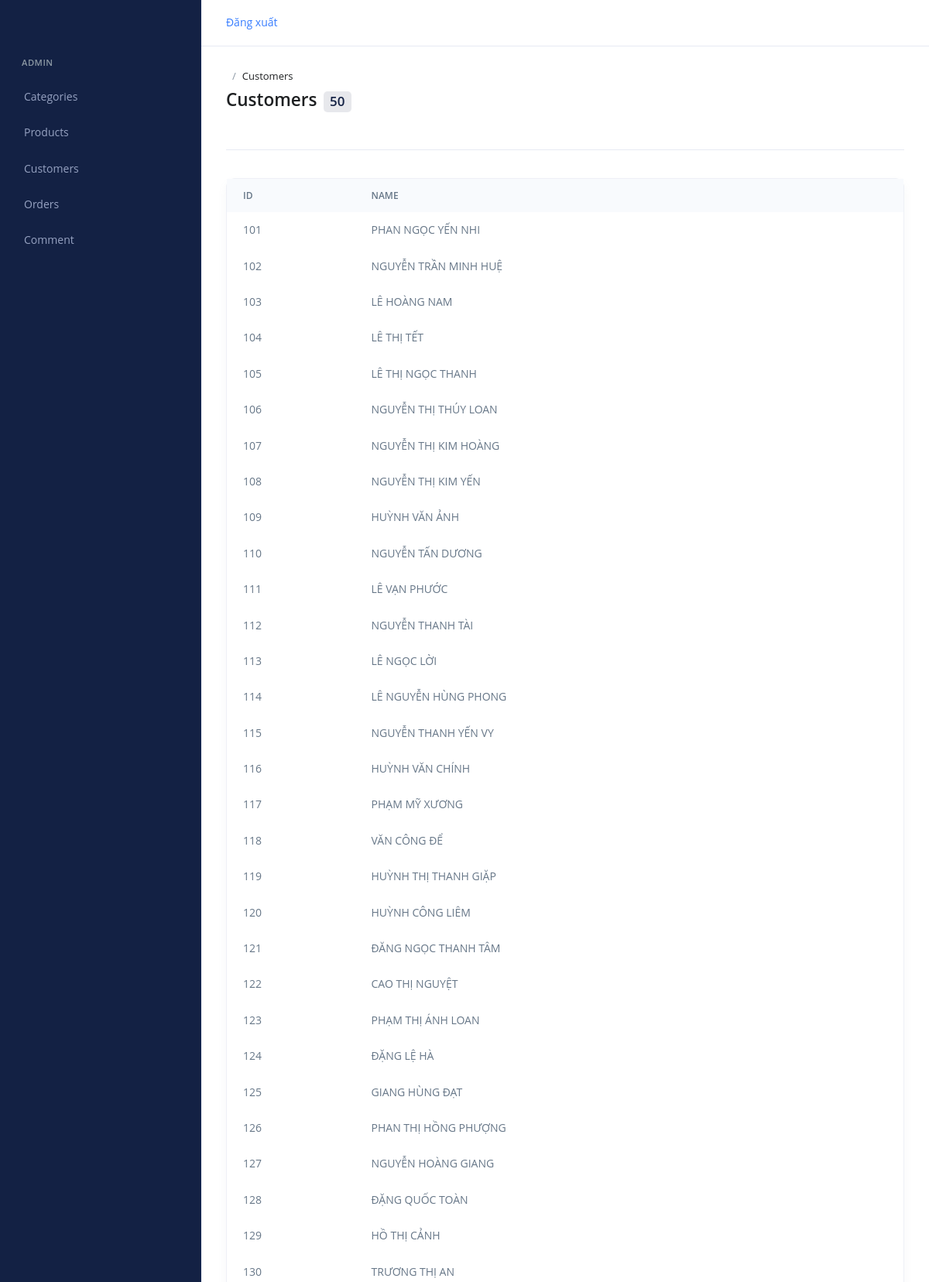
The app's page /Customer/index (signed in, upper part) with its own data.
### tables this page shows
CREATE TABLE `customer` (
  `customer_id` int(11) NOT NULL,
  `customer_name` varchar(255) DEFAULT NULL
);

### core/Controller.php (called while the page is built, shortened)
<?php
    class Controller{
        public function modal($modal){
            return new $modal;
        }
        public function view($view, $data = []){
            require_once "./mvc/views/".$view.".php";
        }
    }
?>

### mvc/controllers/Customer.php (called while the page is built, shortened)
<?php
    class Customer extends Controller{
        function index(){
            $customer = $this->modal("CustomerModal");
            $layout = $this->view("layouts/admin", ["admin_page"=>"admin/customers/index", "admin_header"=>"shared/admin_header", "admin_sidebar"=>"shared/admin_sidebar", "customers"=>$customer->getAllCustomer()]);
        }
    }
?>

### core/App.php (called while the page is built, shortened)
<?php
    class App{
        protected $action = "index";
        function __construct()
        {
            $url_arr = $this->getURL();
            if(isset($url_arr[0])){
                unset($url_arr[0]);
            }
            $this->page = new $this->page;
            if(isset($url_arr[1])){
                if(method_exists($this->page, $url_arr[1])){
                    $this->action = $url_arr[1];
                }
                unset($url_arr[1]);
            }
            $this->params = $url_arr?array_values($url_arr):[];
            call_user_func_array([$this->page, $this->action], $this->params);
        }
        function getURL(){
            if(isset($_GET["url"])){
                return explode("/", filter_var(trim($_GET["url"])));
            }
        }
    }
?>

### index.php (called while the page is built, shortened)
<?php
    require_once "./core/App.php";
    require_once "./core/Controller.php";
    require_once "./core/Database.php";
    $myApp = new App();
?>

### core/Database.php (called while the page is built, shortened)
<?php
    class Database{
        public $servername = "localhost";
        public $username = "root";
        public $password = "";
        public $dbname = "web212";
        function __construct(){
            $this->con = mysqli_connect($this->servername, $this->username, $this->password, $this->dbname);
        }
    }
?>

### mvc/modals/CustomerModal.php (called while the page is built)
<?php
    class CustomerModal extends Database{
        public function getAllCustomer(){
            $qr = "SELECT * FROM customer";
            return mysqli_query($this->con, $qr);
        }
    }
?>

### mvc/views/admin/customers/index.php (the view, shortened to what this page needs)
<div class="page-header">
  <div class="row align-items-center mb-3">
    <div class="col-sm mb-2 mb-sm-0">
      <nav aria-label="breadcrumb">
        <ol class="breadcrumb breadcrumb-no-gutter">
          <li class="breadcrumb-item active" aria-current="page">Customers</li>
        </ol>
      </nav>
      <h1 class="page-header-title">Customers<span class="badge badge-soft-dark ml-2"><?php echo mysqli_num_rows($data["customers"])?></span></h1>
    </div>
  </div>
</div>
<div class="card">
  <div class="table-responsive">
    <table class="table table-borderless card-table">
      <thead class="thead-light">
      <tr>
        <th>ID</th>
        <th>Name</th>
        <th colspan="2"></th>
      </tr>
      </thead>
      <tbody>
      <?php
        while($row = mysqli_fetch_array($data["customers"])){
      ?>
        <tr>
          <td><?php echo $row["customer_id"] ?></td>
          <td><?php echo $row["customer_name"] ?></td>
        </tr>
      <?php
        }
      ?>
      </tbody>
    </table>
  </div>
</div>

### records on screen
customer: customer_id "101", customer_name "PHAN NGỌC YẾN NHI"
customer: customer_id "102", customer_name "NGUYỄN TRẦN MINH HUỆ"
customer: customer_id "103", customer_name "LÊ HOÀNG NAM"
customer: customer_id "104", customer_name "LÊ THỊ TẾT"
customer: customer_id "105", customer_name "LÊ THỊ NGỌC THANH"
customer: customer_id "106", customer_name "NGUYỄN THỊ THÚY LOAN"
customer: customer_id "107", customer_name "NGUYỄN THỊ KIM HOÀNG"
customer: customer_id "108", customer_name "NGUYỄN THỊ KIM YẾN"
customer: customer_id "109", customer_name "HUỲNH VĂN ẢNH"
customer: customer_id "110", customer_name "NGUYỄN TẤN DƯƠNG"
customer: customer_id "111", customer_name "LÊ VẠN PHƯỚC"
customer: customer_id "112", customer_name "NGUYỄN THANH TÀI"
customer: customer_id "113", customer_name "LÊ NGỌC LỜI"
customer: customer_id "114", customer_name "LÊ NGUYỄN HÙNG PHONG"
customer: customer_id "115", customer_name "NGUYỄN THANH YẾN VY"
customer: customer_id "116", customer_name "HUỲNH VĂN CHÍNH"
customer: customer_id "117", customer_name "PHẠM MỸ XƯƠNG"
customer: customer_id "118", customer_name "VĂN CÔNG ĐỂ"
customer: customer_id "119", customer_name "HUỲNH THỊ THANH GIẶP"
customer: customer_id "120", customer_name "HUỲNH CÔNG LIÊM"
customer: customer_id "121", customer_name "ĐĂNG NGỌC THANH TÂM"
customer: customer_id "122", customer_name "CAO THỊ NGUYỆT"
customer: customer_id "123", customer_name "PHẠM THỊ ÁNH LOAN"
customer: customer_id "124", customer_name "ĐẶNG LỆ HÀ"
customer: customer_id "125", customer_name "GIANG HÙNG ĐẠT"
customer: customer_id "126", customer_name "PHAN THỊ HỒNG PHƯỢNG"
customer: customer_id "127", customer_name "NGUYỄN HOÀNG GIANG"
customer: customer_id "128", customer_name "ĐẶNG QUỐC TOÀN"
customer: customer_id "129", customer_name "HỒ THỊ CẢNH"
customer: customer_id "130", customer_name "TRƯƠNG THỊ AN"

### other values on screen
mysqli_num_rows($data["customers"]) "50"
